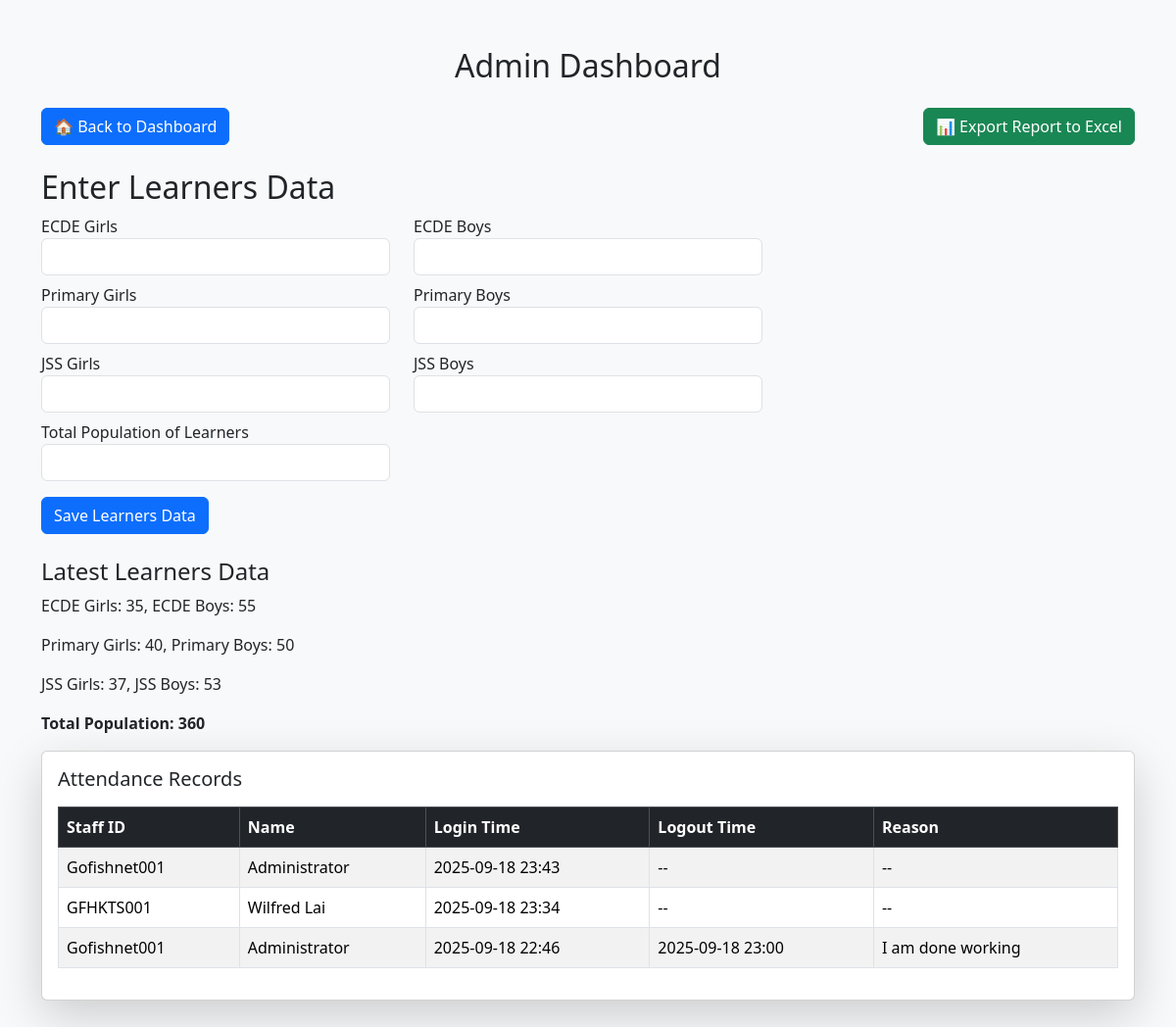
Before: /admin (signed in) with the older database file.
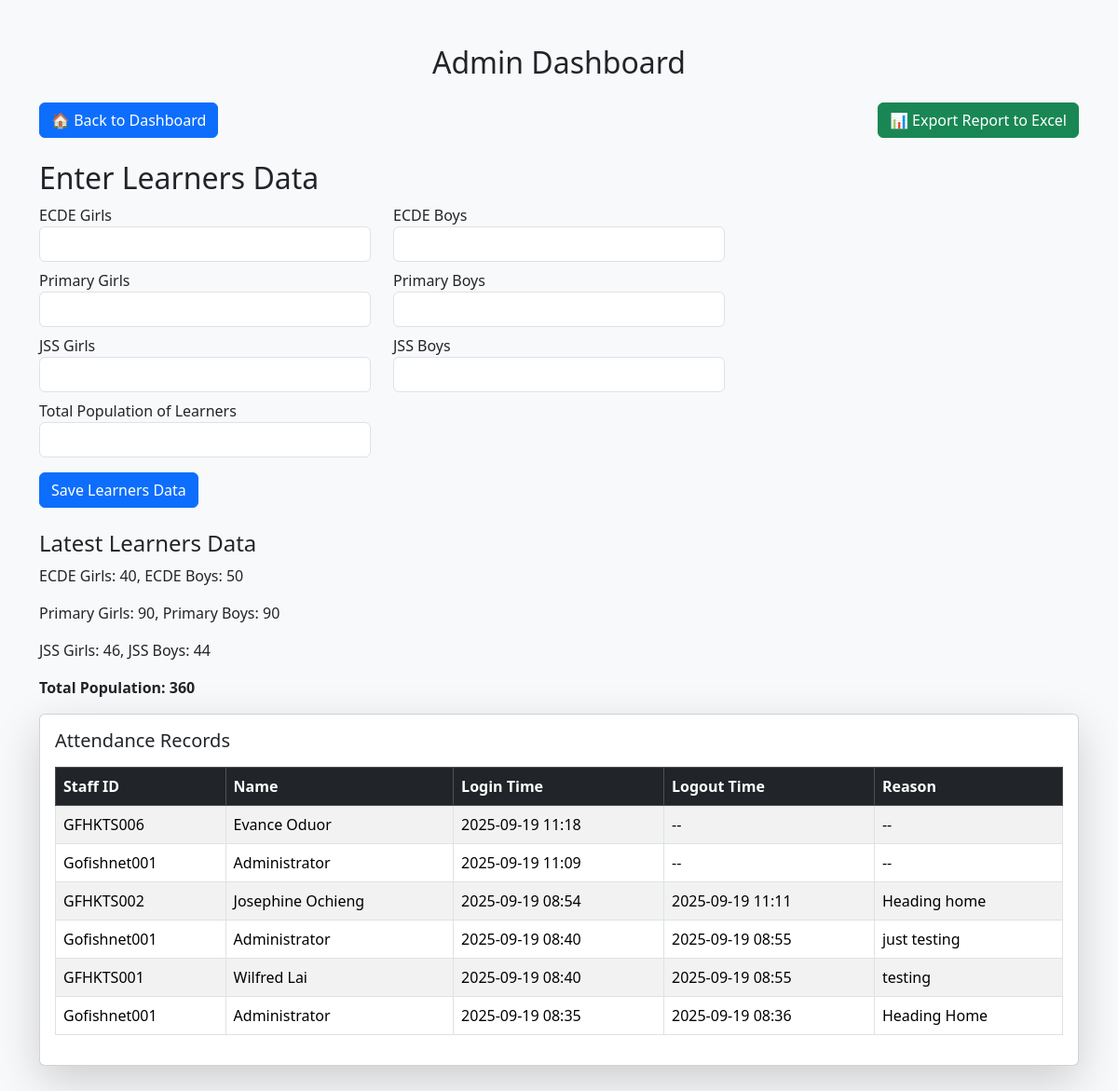
After: the same page with the newer database file.
### models.py (models this page shows)
class Learners(db.Model):
    id = db.Column(db.Integer, primary_key=True)
    ecde_girls = db.Column(db.Integer, nullable=False, default=0)
    ecde_boys = db.Column(db.Integer, nullable=False, default=0)
    primary_girls = db.Column(db.Integer, nullable=False, default=0)
    primary_boys = db.Column(db.Integer, nullable=False, default=0)
    jss_girls = db.Column(db.Integer, nullable=False, default=0)
    jss_boys = db.Column(db.Integer, nullable=False, default=0)
    total_population = db.Column(db.Integer, nullable=False, default=0)
    created_at = db.Column(db.DateTime, default=datetime.utcnow)

class Attendance(db.Model):
    id = db.Column(db.Integer, primary_key=True)
    staff_id = db.Column(db.String(50), db.ForeignKey('staff.staff_id'))
    staff = db.relationship('Staff', backref='attendances', lazy=True)
    login_time = db.Column(db.DateTime, default=datetime.utcnow)
    logout_time = db.Column(db.DateTime)
    logout_reason = db.Column(db.String(200))

class Staff(db.Model):
    id = db.Column(db.Integer, primary_key=True)
    staff_id = db.Column(db.String(50), unique=True, nullable=False)
    name = db.Column(db.String(100), nullable=False)
    email = db.Column(db.String(120))  # optional initially
    password = db.Column(db.String(100), default='123456')  # initial password
    is_class_teacher = db.Column(db.Boolean, default=False)
    grade_assigned = db.Column(db.String(50))
    subjects = db.Column(db.String(200))
    syllabus_coverage = db.Column(db.Text)
    is_admin = db.Column(db.Boolean, default=False)  # admin column

### app.py (the view, shortened to what this page needs)
@app.route('/admin', methods=['GET', 'POST'])
def admin_dashboard():
    if 'staff_id' not in session:
        flash('Please login first.', 'danger')
        return redirect(url_for('login'))
    staff = Staff.query.filter_by(staff_id=session['staff_id']).first()
    if not staff or not staff.is_admin:
        flash('Access denied.', 'danger')
        return redirect(url_for('dashboard'))
    records = Attendance.query.order_by(Attendance.login_time.desc()).all()
    summary = summarize_early_departures()
    form = LearnersDataForm()
    latest_learners = Learners.query.order_by(Learners.created_at.desc()).first()
    return render_template(
        'admin.html',
        records=records,
        summary=summary,
        form=form,
        learners=latest_learners
    )

### forms.py
class LearnersDataForm(FlaskForm):
    ecde_girls = IntegerField('ECDE Girls', validators=[DataRequired(), NumberRange(min=0)])
    ecde_boys = IntegerField('ECDE Boys', validators=[DataRequired(), NumberRange(min=0)])
    primary_girls = IntegerField('Primary Girls', validators=[DataRequired(), NumberRange(min=0)])
    primary_boys = IntegerField('Primary Boys', validators=[DataRequired(), NumberRange(min=0)])
    jss_girls = IntegerField('JSS Girls', validators=[DataRequired(), NumberRange(min=0)])
    jss_boys = IntegerField('JSS Boys', validators=[DataRequired(), NumberRange(min=0)])
    total_population = IntegerField('Total Population of Learners', validators=[DataRequired(), NumberRange(min=0)])
    submit = SubmitField('Save Learners Data')

### app.py (called while the page is built)
def summarize_early_departures():
    records = Attendance.query.order_by(Attendance.login_time.desc()).all()
    cutoff = time(16, 30)  # 4:30pm
    summary = collections.Counter()
    for rec in records:
        if rec.logout_time:
            try:
                if rec.logout_time.weekday() < 5:  # Mon-Fri only
                    if rec.logout_time.time() < cutoff:
                        summary[rec.staff_id] += 1
            except Exception:
                continue
    return summary

### templates/admin.html (shortened to what this page needs)
<!doctype html>
<html lang="en">
<head>
    <link href="https://cdn.jsdelivr.net/npm/bootstrap@5.3.2/dist/css/bootstrap.min.css" rel="stylesheet">
</head>
<body class="bg-light">
<div class="container py-5">
    <h2 class="mb-4 text-center">Admin Dashboard</h2>
<div class="mb-3 d-flex justify-content-between">
    <a href="{{ url_for('dashboard') }}" class="btn btn-primary">
        🏠 Back to Dashboard
    </a>
    <a href="{{ url_for('export_reports') }}" class="btn btn-success">
        📊 Export Report to Excel
    </a>
</div>
<h2 class="mt-4">Enter Learners Data</h2>
<form method="POST">
    <div class="row">
        <div class="col-md-4">{{ form.ecde_girls.label }} {{ form.ecde_girls(class="form-control") }}</div>
        <div class="col-md-4">{{ form.ecde_boys.label }} {{ form.ecde_boys(class="form-control") }}</div>
    </div>
    <div class="row mt-2">
        <div class="col-md-4">{{ form.primary_girls.label }} {{ form.primary_girls(class="form-control") }}</div>
        <div class="col-md-4">{{ form.primary_boys.label }} {{ form.primary_boys(class="form-control") }}</div>
    </div>
    <div class="row mt-2">
        <div class="col-md-4">{{ form.jss_girls.label }} {{ form.jss_girls(class="form-control") }}</div>
        <div class="col-md-4">{{ form.jss_boys.label }} {{ form.jss_boys(class="form-control") }}</div>
    </div>
    <div class="row mt-2">
        <div class="col-md-4">{{ form.total_population.label }} {{ form.total_population(class="form-control") }}</div>
    </div>
    <button type="submit" class="btn btn-primary mt-3">Save Learners Data</button>
</form>
{% if learners %}
<div class="mt-4">
    <h4>Latest Learners Data</h4>
    <p>ECDE Girls: {{ learners.ecde_girls }}, ECDE Boys: {{ learners.ecde_boys }}</p>
    <p>Primary Girls: {{ learners.primary_girls }}, Primary Boys: {{ learners.primary_boys }}</p>
    <p>JSS Girls: {{ learners.jss_girls }}, JSS Boys: {{ learners.jss_boys }}</p>
    <p><b>Total Population: {{ learners.total_population }}</b></p>
</div>
{% endif %}
    <div class="card shadow-lg">
        <div class="card-body">
            <h5 class="card-title mb-3">Attendance Records</h5>
            <div class="table-responsive">
                <table class="table table-bordered table-striped align-middle">
                    <thead class="table-dark">
                        <tr>
                            <th>Staff ID</th>
                            <th>Name</th>
                            <th>Login Time</th>
                            <th>Logout Time</th>
                            <th>Reason</th>
                        </tr>
                    </thead>
                    <tbody>
                        {% for record in records %}
                        <tr>
                            <td>{{ record.staff_id }}</td>
                            <td>{{ record.staff.name }}</td>
                            <td>{{ record.login_time.strftime('%Y-%m-%d %H:%M') }}</td>
                            <td>{% if record.logout_time %}{{ record.logout_time.strftime('%Y-%m-%d %H:%M') }}{% else %}--{% endif %}</td>
                            <td>{{ record.logout_reason or '--' }}</td>
                        </tr>
                        {% endfor %}
                    </tbody>
                </table>
            </div>
        </div>
    </div>
</div>
</body>
</html>

Changed rows visible on the page:
removed Learners: ecde_girls "35", ecde_boys "55", primary_girls "40", primary_boys "50", jss_girls "37", jss_boys "53", total_population "360"
now on this page (row edited): Learners: ecde_girls "40", ecde_boys "50", primary_girls "90", primary_boys "90", jss_girls "46", jss_boys "44", total_population "360"
added Attendance: staff_id "GFHKTS006", staff.name "Evance Oduor", login_time "2025-09-19 11:18", logout_reason "--"
added Attendance: staff_id "Gofishnet001", staff.name "Administrator", login_time "2025-09-19 11:09", logout_reason "--"
added Attendance: staff_id "GFHKTS002", staff.name "Josephine Ochieng", login_time "2025-09-19 08:54", logout_time "2025-09-19 11:11", logout_reason "Heading home"
changed Attendance: login_time "2025-09-18 23:43" → "2025-09-19 08:40"; logout_time (not shown) → "2025-09-19 08:55"; logout_reason "--" → "just testing"; no longer shows "--"
changed Attendance "GFHKTS001": login_time "2025-09-18 23:34" → "2025-09-19 08:40"; logout_time (not shown) → "2025-09-19 08:55"; logout_reason "--" → "testing"; no longer shows "--"
changed Attendance: login_time "2025-09-18 22:46" → "2025-09-19 08:35"; logout_time "2025-09-18 23:00" → "2025-09-19 08:36"; logout_reason "I am done working" → "Heading Home"
